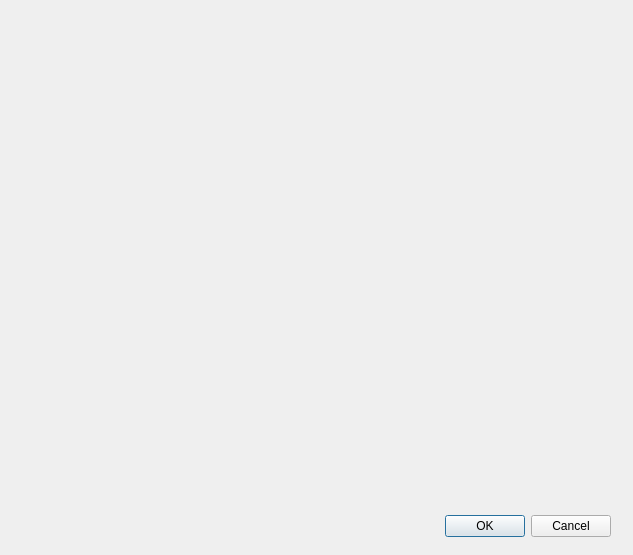
<?xml version="1.0" encoding="UTF-8"?>
<ui version="4.0">
 <class>Char_Dialog</class>
 <widget class="QDialog" name="Char_Dialog">
  <property name="enabled">
   <bool>true</bool>
  </property>
  <property name="geometry">
   <rect>
    <x>0</x>
    <y>0</y>
    <width>633</width>
    <height>555</height>
   </rect>
  </property>
  <property name="focusPolicy">
   <enum>Qt::StrongFocus</enum>
  </property>
  <property name="windowTitle">
   <string>Dialog</string>
  </property>
  <widget class="QDialogButtonBox" name="buttonBox">
   <property name="geometry">
    <rect>
     <x>20</x>
     <y>510</y>
     <width>591</width>
     <height>32</height>
    </rect>
   </property>
   <property name="orientation">
    <enum>Qt::Horizontal</enum>
   </property>
   <property name="standardButtons">
    <set>QDialogButtonBox::Cancel|QDialogButtonBox::Ok</set>
   </property>
  </widget>
  <widget class="QWidget" name="verticalLayoutWidget">
   <property name="geometry">
    <rect>
     <x>20</x>
     <y>20</y>
     <width>591</width>
     <height>481</height>
    </rect>
   </property>
   <layout class="QVBoxLayout" name="verticalLayout"/>
  </widget>
 </widget>
 <resources/>
 <connections>
  <connection>
   <sender>buttonBox</sender>
   <signal>accepted()</signal>
   <receiver>Char_Dialog</receiver>
   <slot>accept()</slot>
   <hints>
    <hint type="sourcelabel">
     <x>248</x>
     <y>254</y>
    </hint>
    <hint type="destinationlabel">
     <x>157</x>
     <y>274</y>
    </hint>
   </hints>
  </connection>
  <connection>
   <sender>buttonBox</sender>
   <signal>rejected()</signal>
   <receiver>Char_Dialog</receiver>
   <slot>reject()</slot>
   <hints>
    <hint type="sourcelabel">
     <x>316</x>
     <y>260</y>
    </hint>
    <hint type="destinationlabel">
     <x>286</x>
     <y>274</y>
    </hint>
   </hints>
  </connection>
 </connections>
</ui>
